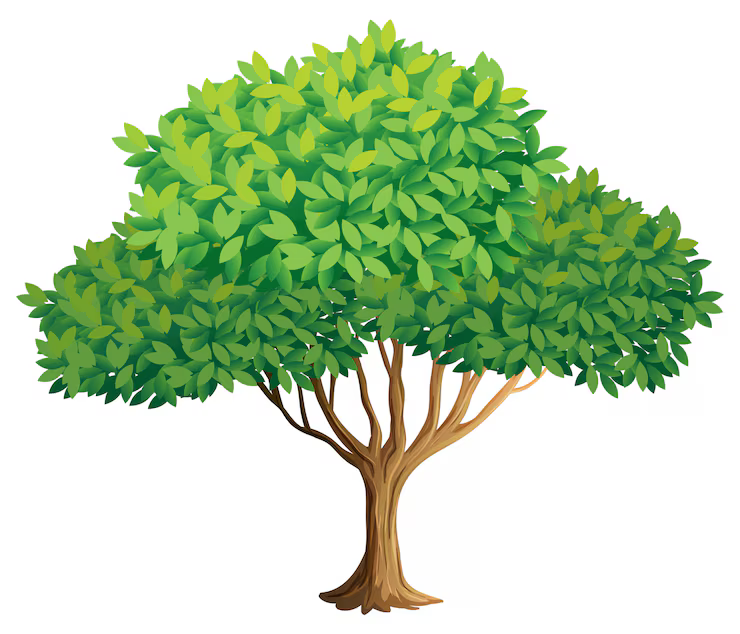
#> input picture DS&AI/SEM-2/CVT/tree_1308-36471.png, 740 x 634 px
$ jupyter execute unit1.ipynb
#> lines starting #> are read from the running program, lines starting #| are printed output that depends on the picture
[cell 1]
# Image Transformation
import cv2
import numpy as np

# If you're running this in Google Colab, these imports work.
# In local Jupyter/VS Code, they will fail; the fallback below will be used.
try:
    from google.colab.patches import cv2_imshow  # type: ignore
    from google.colab import files  # type: ignore
    IN_COLAB = True
except Exception:
    IN_COLAB = False

    import matplotlib.pyplot as plt

    def cv2_imshow(img):
        # OpenCV uses BGR; matplotlib expects RGB
        if img is None:
            print("(empty image)")
            return
        if len(img.shape) == 3:
            img = cv2.cvtColor(img, cv2.COLOR_BGR2RGB)
        plt.figure(figsize=(6, 6))
        plt.axis("off")
        plt.imshow(img, cmap="gray")
        plt.show()


def main():
    # Upload / choose the image
    if IN_COLAB:
        print("Please upload an image file:")
        uploaded = files.upload()
#> the answer given: tree_1308-36471.png
        image_path = list(uploaded.keys())[0]
    else:
        # Local fallback: set a path to an image on your machine
        image_path = "./tree_1308-36471.png"  # <-- change this

    # Load the image
    image = cv2.imread(image_path)
#> image is the input picture: shape (634, 740, 3); mean B, G, R 178.3, 213, 189.4

    if image is None:
        print("Error: Could not load image. Please check the file format/path.")
        return

    # Display original image
    print("Original Image:")
    cv2_imshow(image)

    # Get image dimensions
    height, width = image.shape[:2]
#> height = 634; width = 740

    # 1) Translation
    translation_matrix = np.float32([[1, 0, 100], [0, 1, 50]])  # right by 100, down by 50
    translated_image = cv2.warpAffine(image, translation_matrix, (width, height))
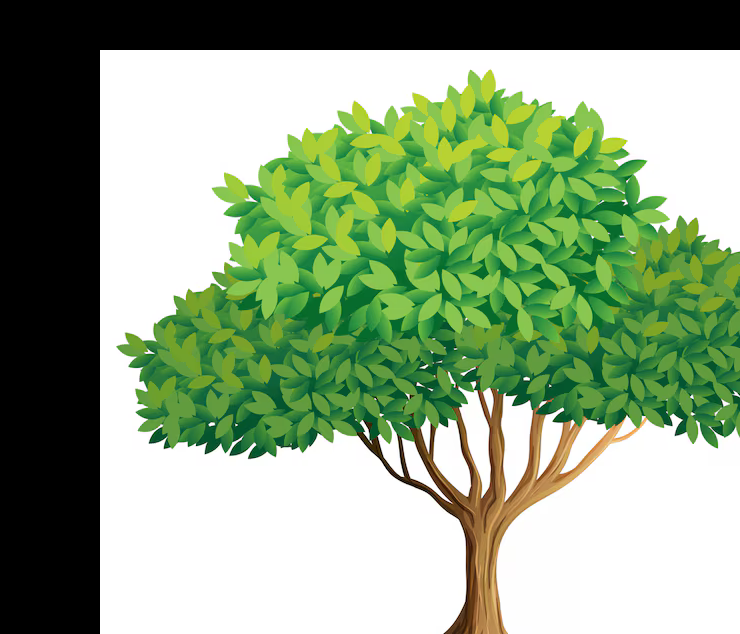
#> translated_image: shape (634, 740, 3); mean B, G, R 131.4, 164.5, 142
    print("Translated Image:")
    cv2_imshow(translated_image)

    # 2) Rotation (about image center)
    center = (width // 2, height // 2)
#> center = (370, 317)
    angle_degrees = 30
    scale = 1.0
    rotation_matrix = cv2.getRotationMatrix2D(center, angle_degrees, scale)
    rotated_image = cv2.warpAffine(image, rotation_matrix, (width, height))
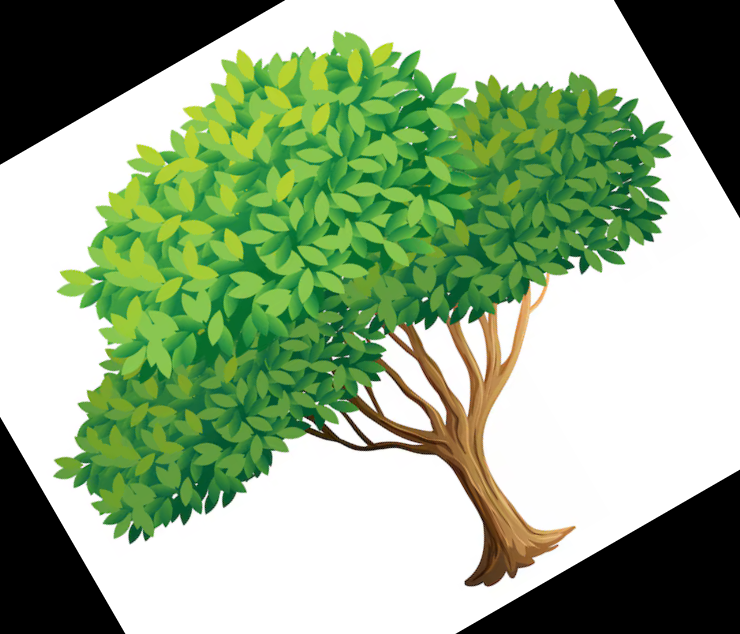
#> rotated_image: shape (634, 740, 3); mean B, G, R 137.9, 172.6, 149
    print("Rotated Image:")
    cv2_imshow(rotated_image)

    # 3) Scaling (resize)
    fx, fy = 1.5, 1.5
    scaled_image = cv2.resize(image, None, fx=fx, fy=fy, interpolation=cv2.INTER_LINEAR)
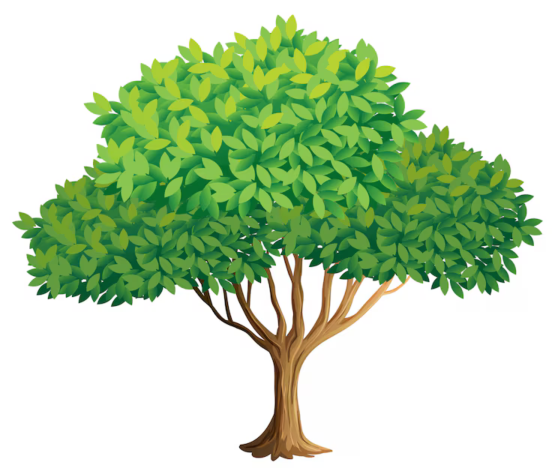
#> scaled_image: shape (951, 1110, 3) (shown at 1/2 size); mean B, G, R 178.2, 213, 189.3
    print("Scaled Image:")
    cv2_imshow(scaled_image)

    # 4) Shearing
    shear_x = 0.2
    shear_matrix = np.float32([[1, shear_x, 0], [0, 1, 0]])
    # output width increases because of shear
    sheared_image = cv2.warpAffine(image, shear_matrix, (int(width + shear_x * height), height))
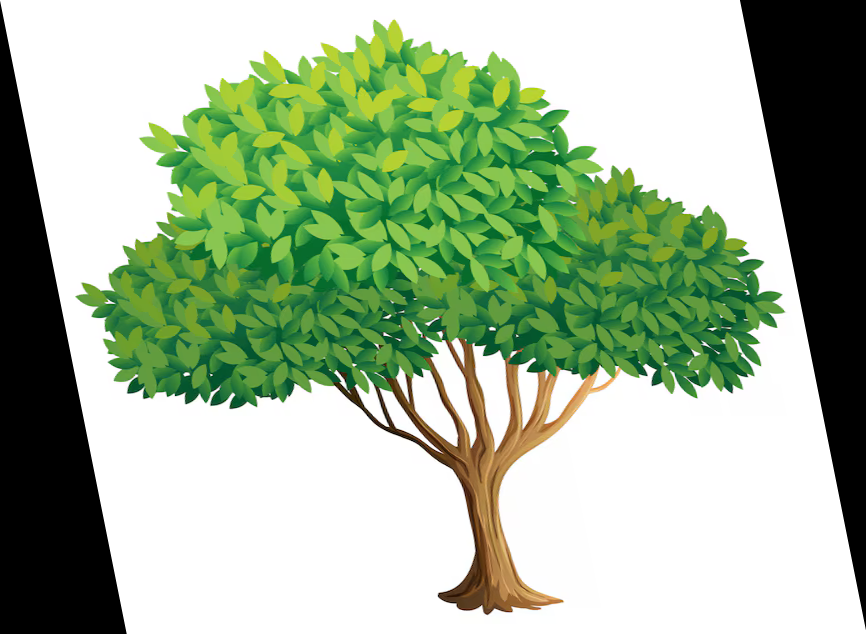
#> sheared_image: shape (634, 866, 3); mean B, G, R 152.3, 182, 161.8
    print("Sheared Image:")
    cv2_imshow(sheared_image)

    # 5) Flipping
    flipped_horizontal = cv2.flip(image, 1)  # 1 = horizontal flip
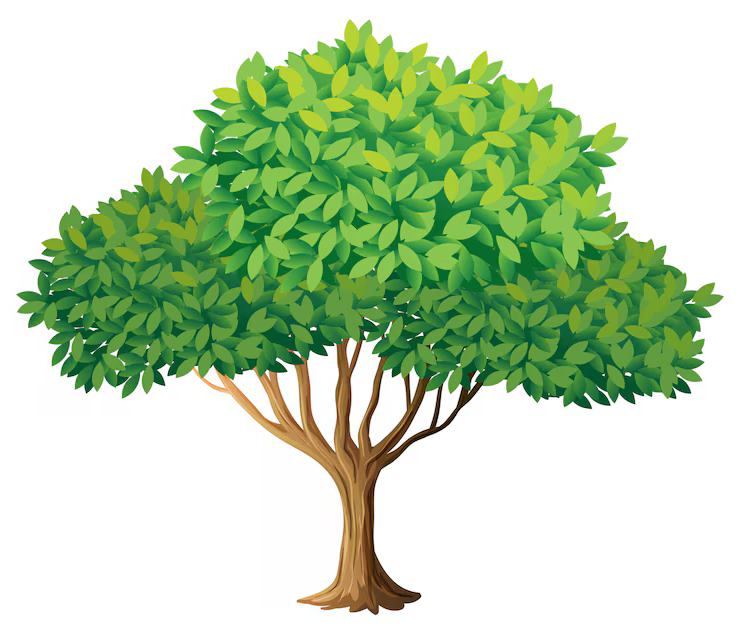
#> flipped_horizontal: shape (634, 740, 3); mean B, G, R 178.3, 213, 189.4
    print("Flipped Horizontally:")
    cv2_imshow(flipped_horizontal)

    flipped_vertical = cv2.flip(image, 0)  # 0 = vertical flip
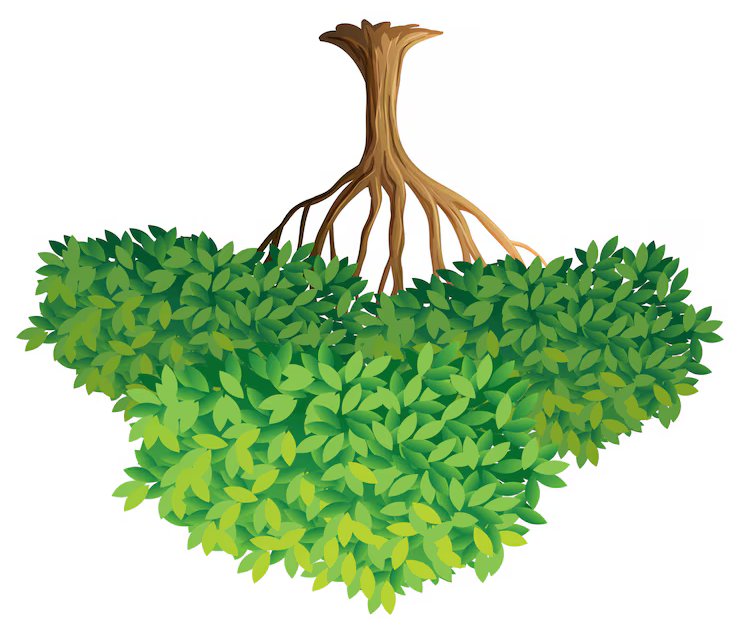
#> flipped_vertical: shape (634, 740, 3); mean B, G, R 178.3, 213, 189.4
    print("Flipped Vertically:")
    cv2_imshow(flipped_vertical)

    flipped_both = cv2.flip(image, -1)  # -1 = both axes
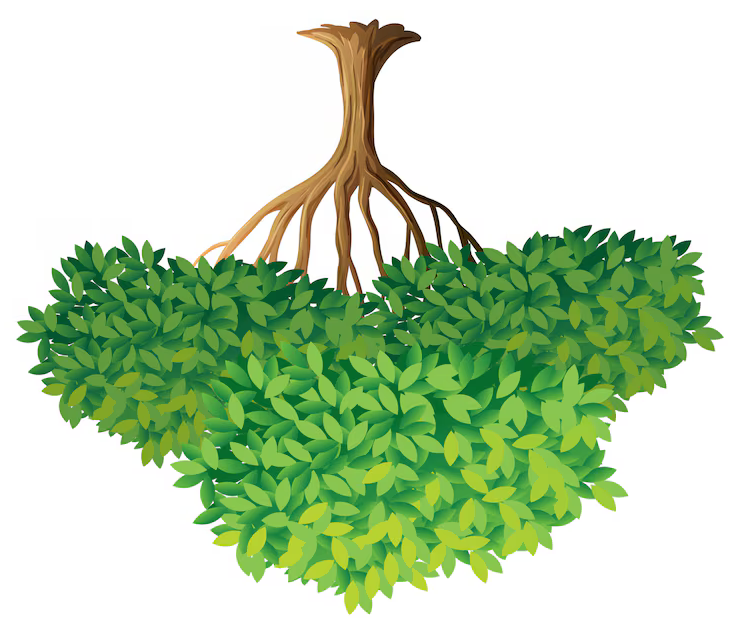
#> flipped_both: shape (634, 740, 3); mean B, G, R 178.3, 213, 189.4
    print("Flipped (Horizontal + Vertical):")
    cv2_imshow(flipped_both)

    # 6) Cropping (ROI)
    # Example: crop a centered region (50% of width/height)
    crop_w = width // 2
#> crop_w = 370
    crop_h = height // 2
#> crop_h = 317
    x1 = (width - crop_w) // 2
#> x1 = 185
    y1 = (height - crop_h) // 2
#> y1 = 158
    x2 = x1 + crop_w
#> x2 = 555
    y2 = y1 + crop_h
#> y2 = 475

    cropped_center = image[y1:y2, x1:x2]
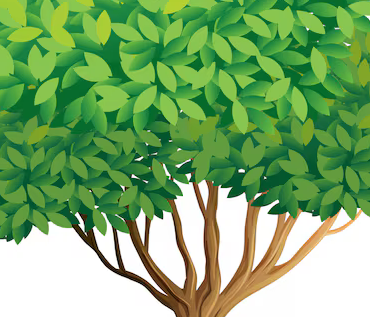
#> cropped_center: shape (317, 370, 3); mean B, G, R 107.4, 169.8, 123.1
    print("Cropped (Center ROI):")
    cv2_imshow(cropped_center)

    # Example: crop by explicit coordinates (top-left ROI)
    x_start, y_start = 0, 0
    x_end = min(width, 250)
#> x_end = 250
    y_end = min(height, 250)
#> y_end = 250
    cropped_topleft = image[y_start:y_end, x_start:x_end]
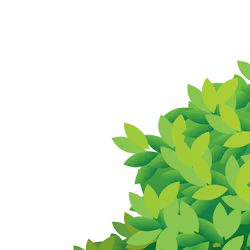
#> cropped_topleft: shape (250, 250, 3); mean B, G, R 198.1, 232.4, 212
    print("Cropped (Top-left ROI 250x250):")
    cv2_imshow(cropped_topleft)


if __name__ == "__main__":
    main()

$ run again, with DS&AI/SEM-2/CVT/stick.png copied over DS&AI/SEM-2/CVT/tree_1308-36471.png
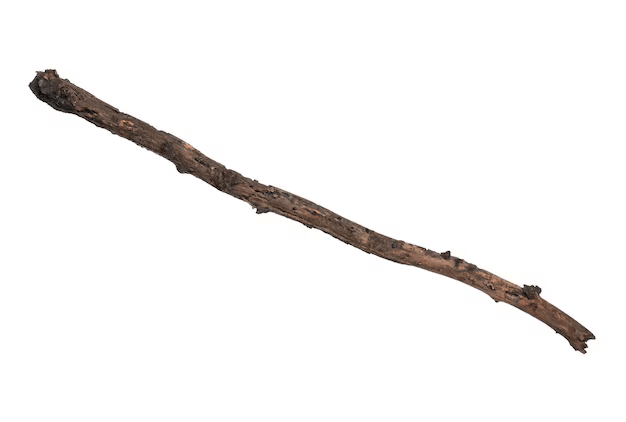
#> input picture DS&AI/SEM-2/CVT/stick.png, 626 x 422 px
#> in main, image is the input picture: shape (422, 626, 3); mean B, G, R 244.5, 245.1, 246.2
#> in main, `sheared_image = cv2.warpAffine(image, shear_matrix, (int(width + shear..`:
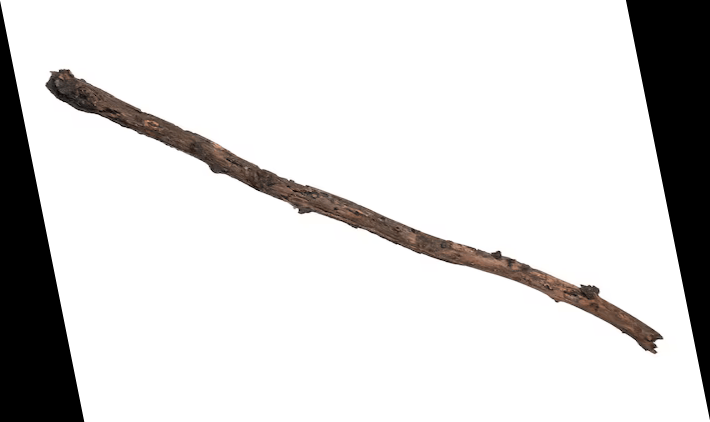
#> sheared_image: shape (422, 710, 3); mean B, G, R 215.6, 216.1, 217.1
#> in main, `cropped_topleft = image[y_start:y_end, x_start:x_end]`:
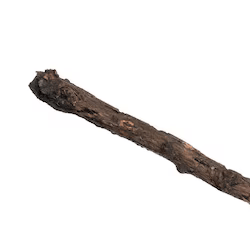
#> cropped_topleft: shape (250, 250, 3); mean B, G, R 235.7, 236.5, 238.2
